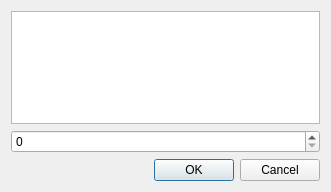
<?xml version="1.0" encoding="UTF-8"?>
<ui version="4.0">
 <class>ChooseDialog</class>
 <widget class="QDialog" name="ChooseDialog">
  <property name="geometry">
   <rect>
    <x>0</x>
    <y>0</y>
    <width>331</width>
    <height>192</height>
   </rect>
  </property>
  <property name="windowTitle">
   <string>Rename</string>
  </property>
  <layout class="QVBoxLayout" name="verticalLayout">
   <item>
    <widget class="QTextEdit" name="optionsTextEdit">
     <property name="readOnly">
      <bool>true</bool>
     </property>
    </widget>
   </item>
   <item>
    <widget class="QSpinBox" name="chooseSpinBox"/>
   </item>
   <item>
    <widget class="QDialogButtonBox" name="buttonBox">
     <property name="orientation">
      <enum>Qt::Horizontal</enum>
     </property>
     <property name="standardButtons">
      <set>QDialogButtonBox::Cancel|QDialogButtonBox::Ok</set>
     </property>
    </widget>
   </item>
  </layout>
 </widget>
 <resources/>
 <connections>
  <connection>
   <sender>buttonBox</sender>
   <signal>accepted()</signal>
   <receiver>ChooseDialog</receiver>
   <slot>accept()</slot>
   <hints>
    <hint type="sourcelabel">
     <x>248</x>
     <y>254</y>
    </hint>
    <hint type="destinationlabel">
     <x>157</x>
     <y>274</y>
    </hint>
   </hints>
  </connection>
  <connection>
   <sender>buttonBox</sender>
   <signal>rejected()</signal>
   <receiver>ChooseDialog</receiver>
   <slot>reject()</slot>
   <hints>
    <hint type="sourcelabel">
     <x>316</x>
     <y>260</y>
    </hint>
    <hint type="destinationlabel">
     <x>286</x>
     <y>274</y>
    </hint>
   </hints>
  </connection>
 </connections>
</ui>
